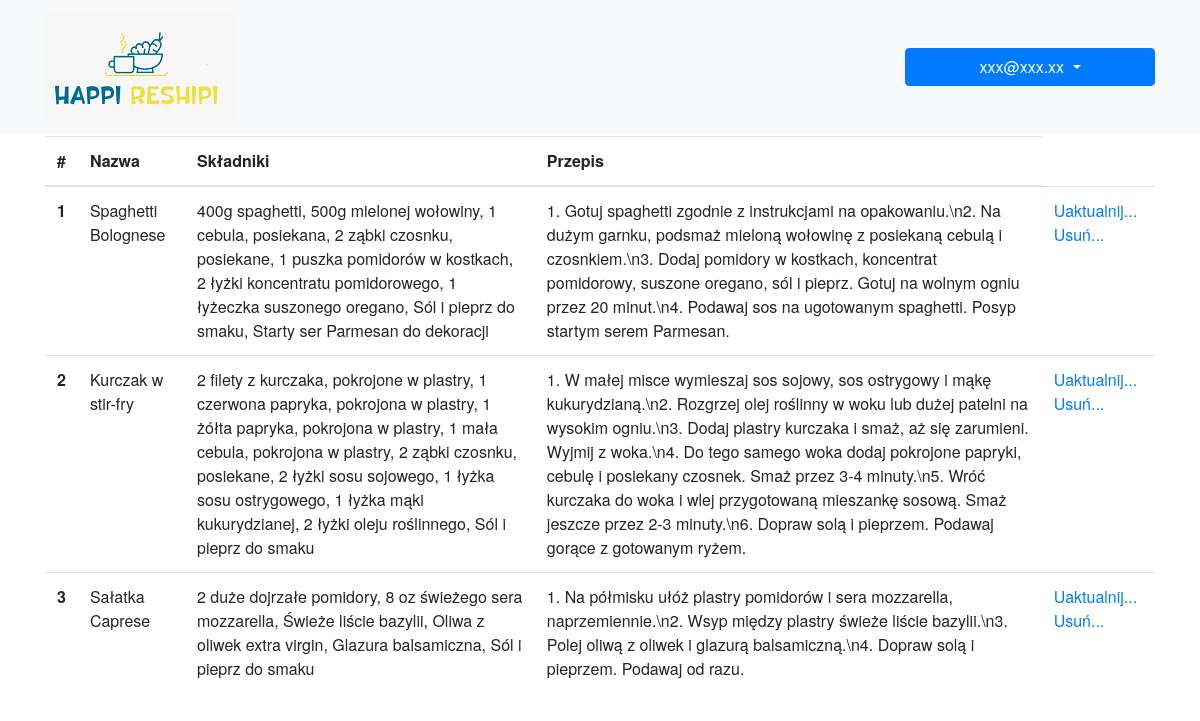
The page /myRecipes (signed in) on the database its author committed.
### tables this page shows
CREATE TABLE users (id integer primary key autoincrement, email varchar(500) not null unique, password text, is_active boolean not null default 0);

CREATE TABLE recipes (int integer primary key autoincrement, nazwa varchar(30), skladniki varchar(500), przygotowanie varchar(500), img varchar(100));

### happireshipi_app.py (the view)
@app.route('/myRecipes', methods=['GET'])
def myRecipes():
    login = UserPass(session.get('user'))
    login.get_user_info()
    if not login.is_valid:
        return redirect(url_for('login'))
    db = get_db()
    sql_command = 'select * from recipes'
    cur = db.execute(sql_command)
    recipes = cur.fetchall()
    return render_template('myRecipes.html',recipes = recipes )

### happireshipi_app.py (called while the page is built)
def get_db():
    if not hasattr(g, 'sqlite_db'):
        conn = sqlite3.connect(app_info["db_file"])
        conn.row_factory=sqlite3.Row
        g.sqlite_db = conn
    return g.sqlite_db

    def get_user_info(self):
        db = get_db()
        sql_statement = 'select email, is_active from users where email=?'
        cur = db.execute(sql_statement, [self.user])
        db_user = cur.fetchone()
        if db_user == None:
            self.is_valid = False
            self.email = ''
        elif db_user['is_active']!=1:
            self.is_valid = False
            self.email = db_user['email']
        else:
            self.is_valid = True
            self.email = db_user['email']

### templates/myRecipes.html
{% extends "base.html" %}
{% block content %}
<div class="container">
    <div class="row">
      <div class="col-md-12 col-lg-12 mx-auto">
<table class="table">
    <thead>
      <tr>
        <th scope="col">#</th>
        <th scope="col">Nazwa</th>
        <th scope="col">Składniki</th>
        <th scope="col">Przepis</th>
      </tr>
    </thead>
    <tbody>
        {% for recipe in recipes %}
      <tr>
        <th scope="row">{{recipe.int}}</th>
        <td>{{recipe.nazwa}}</td>
        <td>{{recipe.skladniki}}</td>
        <td>{{recipe.przygotowanie}}</td>
        <td>
            <a href="{{url_for('updateProcess', recipe_id=recipe.int)}}" class="button button-primary " role="button">Uaktualnij...</a>
            <a href="{{url_for('deleteProcess', recipe_id=recipe.int)}}" class="button button-danger " role="button">Usuń...</a>
        </td>
      </tr>
      {% endfor %}
    </tbody>
  </table>
</div>
</div>
</div>
{% endblock %}

### templates/menu.html (shortened to what this page needs)
<nav class="navbar navbar-dark fixed-top bg-light" id="mainNav">
    <div class="container">
        <a class="navbar-brand" href="{{ url_for('index')}}">
            <img src="{{url_for('static', filename='logo.png')}}" class="img float-left" />
        </a>
        {% if 'user' in session %}
        <div class="btn-group">
            <button type="button" class="btn btn-primary dropdown-toggle" data-toggle="dropdown" aria-haspopup="true"
                aria-expanded="false" style="width: 250px;">
                 {{ session['user'] if 'user' in session }}
            </button>
        </div>
        {% endif %}
    </div>
</nav>

### static/styles/base.css (style rules this page uses)
body { overflow-x: hidden; font-family: "Roboto Slab", "Helvetica Neue", Helvetica, Arial, sans-serif; min-height: 75rem; padding-top: 8.5rem; }

### rows shown on the page
users: email "xxx@xxx.xx"
recipes: int "1", nazwa "Spaghetti Bolognese", skladniki "400g spaghetti, 500g mielonej wołowiny, 1 cebula, posiekana, 2 ząbki czosnku, posiekane, 1 puszka pomidorów w kostkach, 2 łyżki koncentratu pomidorowego, 1 łyżeczka suszonego oregano, Sól i pieprz do smaku, Starty ser Parmesan do dekoracji", przygotowanie "1. Gotuj spaghetti zgodnie z instrukcjami na opakowaniu.\\n2. Na dużym garnku, podsmaż mieloną wołowinę z posiekaną cebulą i czosnkiem.\\n3. Dodaj pomidory w kostkach, koncentrat pomidorowy, suszone oregano, sól i pieprz. Gotuj na wolnym ogniu przez 20 minut.\\n4. Podawaj sos na ugotowanym spaghetti. Posyp startym serem Parmesan."
recipes: int "2", nazwa "Kurczak w stir-fry", skladniki "2 filety z kurczaka, pokrojone w plastry, 1 czerwona papryka, pokrojona w plastry, 1 żółta papryka, pokrojona w plastry, 1 mała cebula, pokrojona w plastry, 2 ząbki czosnku, posiekane, 2 łyżki sosu sojowego, 1 łyżka sosu ostrygowego, 1 łyżka mąki kukurydzianej, 2 łyżki oleju roślinnego, Sól i pieprz do smaku", przygotowanie "1. W małej misce wymieszaj sos sojowy, sos ostrygowy i mąkę kukurydzianą.\\n2. Rozgrzej olej roślinny w woku lub dużej patelni na wysokim ogniu.\\n3. Dodaj plastry kurczaka i smaż, aż się zarumieni. Wyjmij z woka.\\n4. Do tego samego woka dodaj pokrojone papryki, cebulę i posiekany czosnek. Smaż przez 3-4 minuty.\\n5. Wróć kurczaka do woka i wlej przygotowaną mieszankę sosową. Smaż jeszcze przez 2-3 minuty.\\n6. Dopraw solą i pieprzem. Podawaj gorące z gotowanym ryżem."
recipes: int "3", nazwa "Sałatka Caprese", skladniki "2 duże dojrzałe pomidory, 8 oz świeżego sera mozzarella, Świeże liście bazylii, Oliwa z oliwek extra virgin, Glazura balsamiczna, Sól i pieprz do smaku", przygotowanie "1. Na półmisku ułóż plastry pomidorów i sera mozzarella, naprzemiennie.\\n2. Wsyp między plastry świeże liście bazylii.\\n3. Polej oliwą z oliwek i glazurą balsamiczną.\\n4. Dopraw solą i pieprzem. Podawaj od razu."
